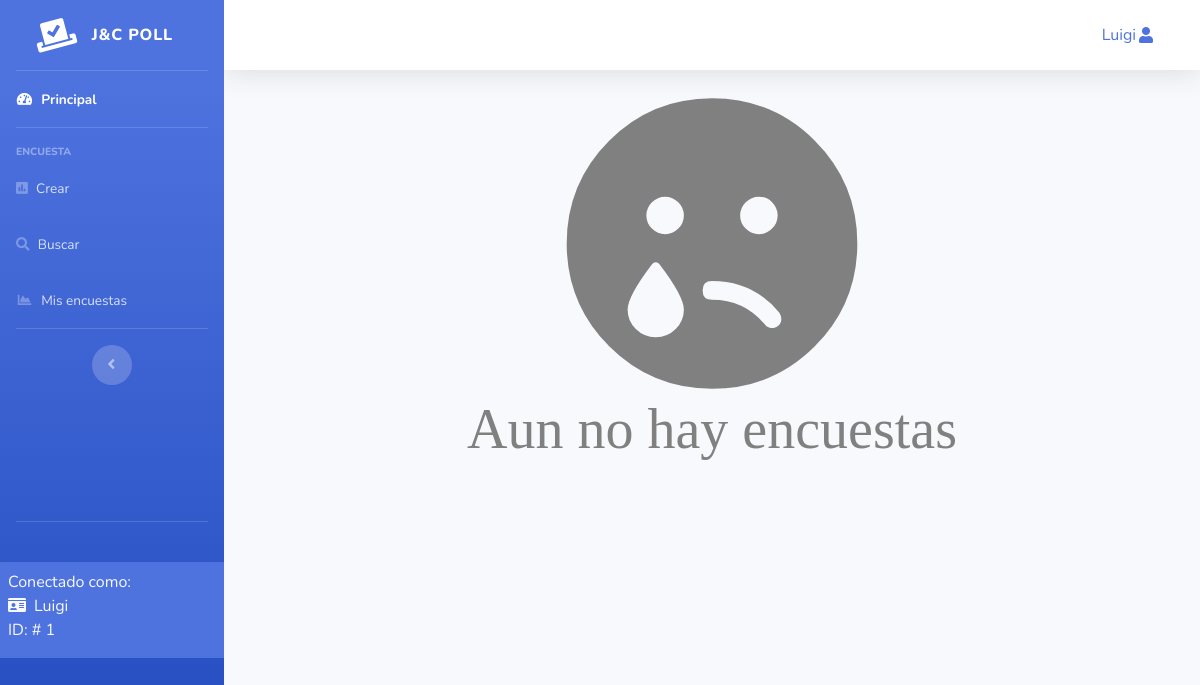
/tables.php (signed in), run on an earlier commit of the app's database.
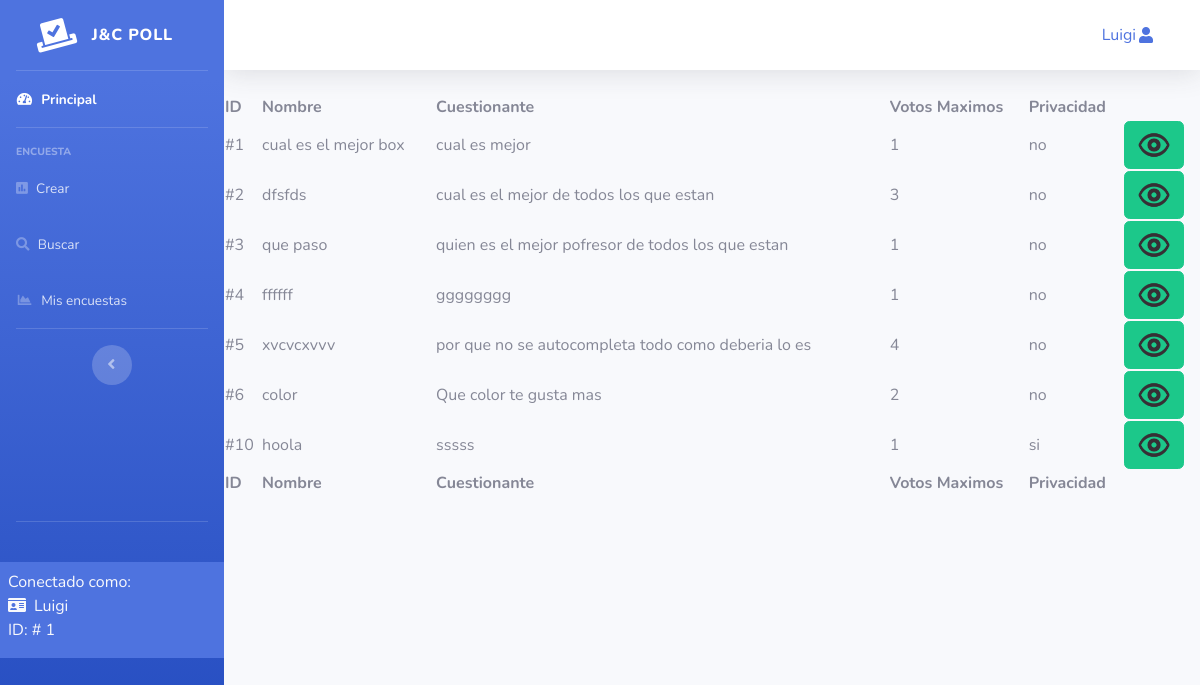
And on a later commit of the database.
### tables this page shows
CREATE TABLE `detallencuesta` (
  `id_detalle` int(11) NOT NULL,
  `id_usuario` int(11) NOT NULL,
  `nombre` varchar(20) NOT NULL,
  `descripcion` varchar(50) NOT NULL,
  `cuestionante` varchar(50) NOT NULL,
  `votosmax` int(11) NOT NULL,
  `privacidad` varchar(2) NOT NULL,
  `primeraopcion` varchar(50) NOT NULL,
  `colorp` varchar(16) NOT NULL,
  `imagenp` mediumblob NOT NULL,
  `tipoimagenp` varchar(50) NOT NULL,
  `tipoimagend` varchar(50) NOT NULL,
  `segundaopcion` varchar(50) NOT NULL,
  `colord` varchar(13) NOT NULL,
  `imagend` mediumblob NOT NULL,
  `estado` varchar(2) NOT NULL,
  `contrasenaenc` varchar(40) NOT NULL
);

### tables.php (the view, shortened to what this page needs)
<?php require 'partials/menuhead.php'  ;
$sql="SELECT * FROM `detallencuesta` WHERE estado = 'a'";
   $result=$mysqli->query($sql);
  ?>
    <link rel="stylesheet" href="//cdn.datatables.net/1.10.21/css/jquery.dataTables.min.css">
</head>
<body>
<?php
if ($result->num_rows >0){
  echo '
    <table id="example" class="display" style="width:100%">
        <thead>
            <tr>
                <th escope="row">ID</th>
				<th>Nombre</th>
                <th>Cuestionante</th>
                <th>Votos Maximos</th>
				<th>Privacidad</th>
				<th></th>';
				echo"
            </tr>
        </thead>
		<tbody>";
		while ($row = $result->fetch_assoc()) {
			echo"
            <tr>
			<td>#".$row['id_detalle']."</td>
			<td>".$row['nombre']."</td>
			<td>".$row['cuestionante']."</td>
			<td>".$row['votosmax']."</td>
			<td>".$row['privacidad']."</td>
			";
		      if($row['privacidad'] == 'si'){
				echo "<td> <a data-toggle='modal' data-target='#exampleModalCenter' title='Contrasena' href='encuesta.php?id=".$row['id_detalle']."&password=1' class='btn btn-success'> <img src='img/ojo.png' width=34px /> </a>
				" ;
			  }else{
			echo "<td> <a data-toggle='tooltip' title='Ver' href='encuesta.php?id=".$row['id_detalle']."' class='btn btn-success'> <img src='img/ojo.png' width=34px /> </a> ";};
            ;} ?>
            </tr>
        </tbody>
        <tfoot>
            <tr>
			<th>ID</th>
				<th>Nombre</th>
                <th>Cuestionante</th>
                <th>Votos Maximos</th>
				<th>Privacidad</th>
				<th></th>
		<th></th><?php }else{
			echo'
			<div class="row">
        <div class="col-md-12 col-xl-12 col-sm-4  container fas fa-sad-tear" style="color: grey;font-size: 300px; text-align: center;">
        <h3 class="display-4">Aun no hay encuestas</h6></div>
      </div>';
			}?>
            </tr>
        </tfoot>
    </table>
</body>
</html>

### partials/menuhead.php (shortened to what this page needs)
<?php
	$nombre =  ucfirst($_SESSION['nombre']);
	$usuario=  $_SESSION['id'];
?>
<!DOCTYPE html>
<html lang="en">
<head>
<link href="vendor/fontawesome-free/css/all.min.css" rel="stylesheet" type="text/css">
  <link href="css/sb-admin-2.min.css" rel="stylesheet">
</head>
<body id="page-top">
  <div id="wrapper">
    <ul class="navbar-nav bg-gradient-primary sidebar sidebar-dark accordion" id="accordionSidebar">
     <a class="sidebar-brand d-flex align-items-center justify-content-center" href="index.php">
      <div class="sidebar-brand-icon rotate-n-15">
        <i class="fas fa-vote-yea"></i>
      </div>
      <div class="sidebar-brand-text mx-3">J&C Poll</div>
    </a>
      <hr class="sidebar-divider my-0">
      <li class="nav-item active">
        <a class="nav-link" href="index.php">
          <i class="fas fa-fw fa-tachometer-alt"></i>
          <span>Principal</span></a>
      </li>
      <hr class="sidebar-divider">
      <div class="sidebar-heading">
        Encuesta
      </div>
        <li class="nav-item">
          <a class="nav-link" href="crear2.php">
            <i class="fas fa-poll"></i>
            <span>Crear</span></a>
        </li>
        <li class="nav-item">
          <a class="nav-link" href="tables.php">
            <i class="fa fa-search"></i>
            <span>Buscar</span></a>
        </li>
      <li class="nav-item">
        <a class="nav-link" href="misencuestas.php">
          <i class="fas fa-fw fa-chart-area"></i>
          <span>Mis encuestas</span></a>
      </li>
      <hr class="sidebar-divider d-none d-md-block">
      <div class="text-center d-none d-md-inline">
        <button class="rounded-circle border-0 " id="sidebarToggle"></button></div><br><br> <br><br> <br>
        <hr class="sidebar-divider d-none d-md-block">
        <div class="sb-sidenav-footer container bg-primary p-2 mt-4 pb-3" >
                        <div class="text-light">Conectado como: <br>
                        <div><i class="fa fa-id-card mr-2"> </i><?php echo $nombre; ?> <br>
                        <div><?php echo 'ID: # '.$usuario?>
                        </div></div>
      </div>
    </ul>
     <div id="content-wrapper" class="d-flex flex-column">
      <div id="content">
        <nav class="navbar navbar-expand navbar-light bg-white topbar mb-4 static-top shadow">
          <ul class="navbar-nav ml-auto">
            <li class="nav-item dropdown no-arrow">
            <ul class="navbar-nav ml-auto mr-0 mr-md-3 my-2 my-md-0">
                <li class="nav-item dropdown">
                    <a class="nav-link dropdown-toggle text-primary" id="userDropdown" href="#" role="button" data-toggle="dropdown" aria-haspopup="true" aria-expanded="false"><?php echo $nombre; ?><i class="fas fa-user fa-fw"></i></a>
				</li>
			</ul>
            </li>
          </ul>
        </nav>

What changed in the data, as far as the page shows it:
added detallencuesta: id_detalle "1", nombre "cual es el mejor box", cuestionante "cual es mejor", votosmax "1", privacidad "no"
added detallencuesta: id_detalle "2", nombre "dfsfds", cuestionante "cual es el mejor de todos los que estan", votosmax "3", privacidad "no"
added detallencuesta: id_detalle "3", nombre "que paso", cuestionante "quien es el mejor pofresor de todos los que estan", votosmax "1", privacidad "no"
added detallencuesta: id_detalle "4", nombre "ffffff", cuestionante "gggggggg", votosmax "1", privacidad "no"
added detallencuesta: id_detalle "5", nombre "xvcvcxvvv", cuestionante "por que no se autocompleta todo como deberia lo es", votosmax "4", privacidad "no"
added detallencuesta: id_detalle "6", nombre "color", cuestionante "Que color te gusta mas", votosmax "2", privacidad "no"
added detallencuesta: id_detalle "10", nombre "hoola", cuestionante "sssss", votosmax "1", privacidad "si"
Also different on the page:
text no longer shown: "Aun no hay encuestas"
text now shown: "ID Nombre Cuestionante Votos Maximos Privacidad ID Nombre Cuestionante Votos Maximos Privacidad"
